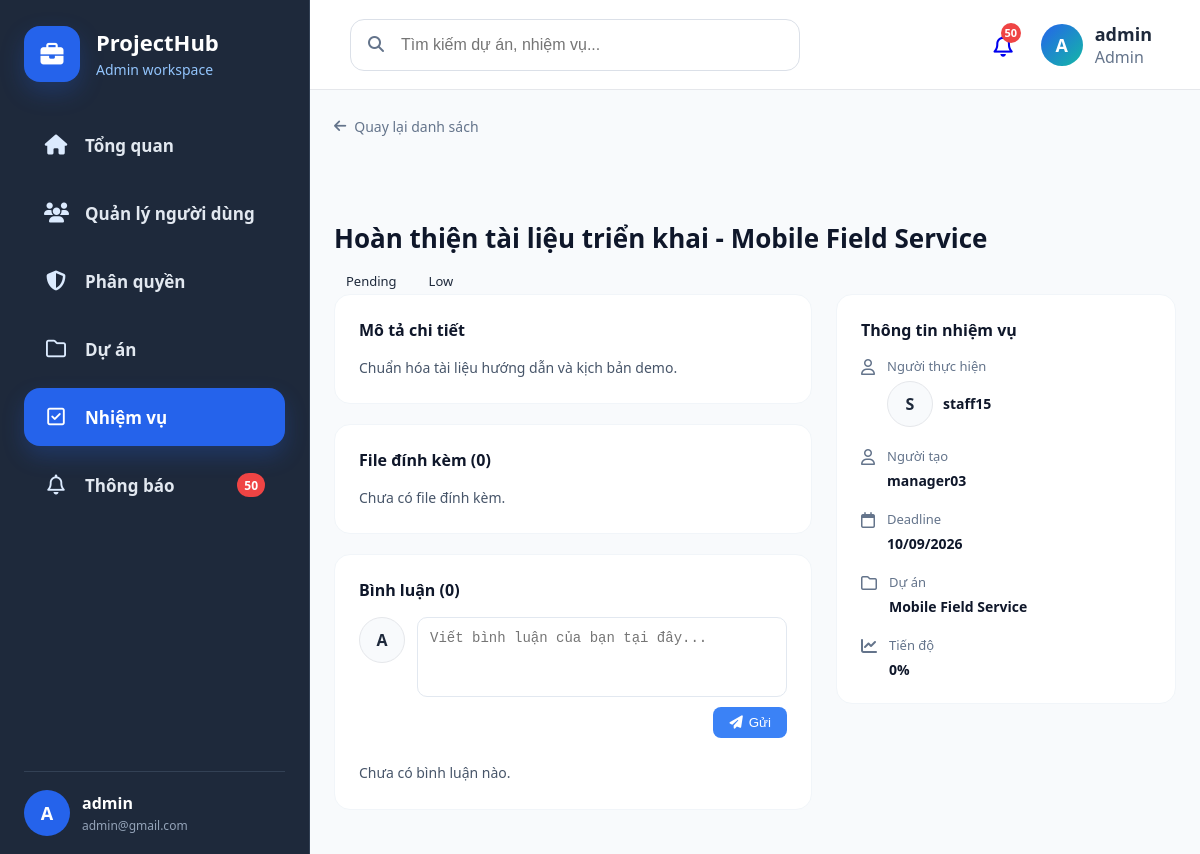
Page /index.php?page=task-detail&id=50 (signed in) on the committed database.
### tables this page shows
CREATE TABLE `tasks` (
  `task_id` int(11) NOT NULL,
  `project_id` int(11) NOT NULL,
  `title` varchar(255) NOT NULL,
  `description` text DEFAULT NULL,
  `status` enum('Pending','In Progress','Review','Completed','Pending Approval','Approved','Rejected') DEFAULT 'Pending',
  `priority` enum('Low','Medium','High','Critical') NOT NULL DEFAULT 'Medium',
  `assignee_id` int(11) DEFAULT NULL,
  `created_by` int(11) NOT NULL,
  `due_date` date DEFAULT NULL,
  `progress_percent` int(11) NOT NULL DEFAULT 0,
  `progress_comment` text DEFAULT NULL,
  `progress_file` varchar(500) DEFAULT NULL,
  `approval_status` enum('Not Required','Pending Approval','Approved','Rejected') NOT NULL DEFAULT 'Not Required',
  `approved_by` int(11) DEFAULT NULL,
  `approved_at` datetime DEFAULT NULL,
  `rejected_reason` varchar(500) DEFAULT NULL,
  `created_at` timestamp NOT NULL DEFAULT current_timestamp(),
  `updated_at` timestamp NOT NULL DEFAULT current_timestamp() ON UPDATE current_timestamp(),
  `is_deleted` tinyint(1) NOT NULL DEFAULT 0
);

CREATE TABLE `users` (
  `user_id` int(11) NOT NULL,
  `username` varchar(50) NOT NULL,
  `email` varchar(120) NOT NULL,
  `phone` varchar(20) DEFAULT NULL,
  `address` varchar(255) DEFAULT NULL,
  `password` varchar(255) NOT NULL,
  `role_id` int(11) NOT NULL,
  `status` varchar(20) NOT NULL DEFAULT 'active',
  `refresh_token` varchar(255) DEFAULT NULL,
  `token_expired_at` datetime DEFAULT NULL,
  `created_at` timestamp NOT NULL DEFAULT current_timestamp(),
  `updated_at` timestamp NOT NULL DEFAULT current_timestamp() ON UPDATE current_timestamp(),
  `is_deleted` tinyint(1) NOT NULL DEFAULT 0
);

CREATE TABLE `projects` (
  `project_id` int(11) NOT NULL,
  `project_code` varchar(30) NOT NULL,
  `name` varchar(255) NOT NULL,
  `description` text DEFAULT NULL,
  `start_date` date DEFAULT NULL,
  `end_date` date DEFAULT NULL,
  `created_by` int(11) NOT NULL,
  `created_at` timestamp NOT NULL DEFAULT current_timestamp(),
  `updated_at` timestamp NOT NULL DEFAULT current_timestamp() ON UPDATE current_timestamp(),
  `is_deleted` tinyint(1) NOT NULL DEFAULT 0,
  `status` varchar(50) DEFAULT 'Planning',
  `priority` varchar(50) DEFAULT 'Medium',
  `progress` int(11) NOT NULL DEFAULT 0,
  `manager_id` int(11) DEFAULT NULL
);

### models/task.php (called while the page is built, shortened)
<?php
require_once __DIR__ . '/../config/database.php';
class Task
{
    private PDO $conn;
    public function __construct()
    {
        $db = new Database();
        $this->conn = $db->connect();
        $this->ensureApprovalColumns();
    }
    private function ensureApprovalColumns(): void
    {
        try {
            $this->conn->exec("ALTER TABLE tasks MODIFY status ENUM('Pending','In Progress','Review','Completed','Pending Approval','Approved','Rejected') DEFAULT 'Pending'");
            $columns = [
                'approval_status' => "ALTER TABLE tasks ADD approval_status VARCHAR(30) NULL DEFAULT NULL AFTER status",
                'approved_by' => "ALTER TABLE tasks ADD approved_by INT NULL AFTER approval_status",
                'approved_at' => "ALTER TABLE tasks ADD approved_at DATETIME NULL AFTER approved_by",
                'rejected_reason' => "ALTER TABLE tasks ADD rejected_reason TEXT NULL AFTER approved_at",
                'progress_percent' => "ALTER TABLE tasks ADD progress_percent INT NOT NULL DEFAULT 0 AFTER rejected_reason",
                'progress_comment' => "ALTER TABLE tasks ADD progress_comment TEXT NULL AFTER progress_percent",
                'progress_file' => "ALTER TABLE tasks ADD progress_file VARCHAR(500) NULL AFTER progress_comment",
            ];
            foreach ($columns as $column => $sql) {
                $stmt = $this->conn->prepare("SHOW COLUMNS FROM tasks LIKE ?");
                $stmt->execute([$column]);
            }
        } catch (Throwable $e) {
        }
    }
    private function selectBase(): string
    {
        return "
            SELECT
                t.*,
                t.title AS task_name,
                t.due_date AS deadline,
                t.created_at AS assigned_date,
                p.name AS project_name,
                p.manager_id,
                COALESCE(manager.username, creator.username) AS manager_name,
                assignee.username AS assigned_name,
                COALESCE(t.progress_percent,
                    CASE
                        WHEN t.status IN ('Completed', 'Approved', 'Pending Approval') THEN 100
                        WHEN t.status = 'Review' THEN 80
                        WHEN t.status = 'In Progress' THEN 50
                        ELSE 0
                    END
                ) AS progress
            FROM tasks t
            LEFT JOIN projects p
                ON t.project_id = p.project_id
            LEFT JOIN users assignee
                ON t.assignee_id = assignee.user_id
            LEFT JOIN users creator
                ON t.created_by = creator.user_id
            LEFT JOIN users manager
                ON p.manager_id = manager.user_id
        ";
    }
    public function find(int $id): ?array
    {
        $sql = $this->selectBase() . "
            WHERE t.task_id = ?
              AND t.is_deleted = 0
            LIMIT 1
        ";
        $stmt = $this->conn->prepare($sql);
        $stmt->execute([$id]);
        $task = $stmt->fetch(PDO::FETCH_ASSOC);
        $task['comments'] = $this->getComments($id);
        $task['attachments'] = $this->getAttachments($id);
        return $task;
    }
    public function getComments(int $taskId): array
    {
        $sql = "
            SELECT
                c.*,
                u.username AS author,
                r.name AS role_name
            FROM comments c
            JOIN users u
                ON c.user_id = u.user_id
            LEFT JOIN roles r
                ON u.role_id = r.role_id
            WHERE c.task_id = ?
            ORDER BY c.created_at ASC
        ";
        $stmt = $this->conn->prepare($sql);
        $stmt->execute([$taskId]);
        return $stmt->fetchAll(PDO::FETCH_ASSOC);
    }
    public function getAttachments(int $taskId): array
    {
        $sql = "
            SELECT
                a.*,
                u.username AS uploader_name
            FROM attachments a
            LEFT JOIN users u
                ON a.uploaded_by = u.user_id
            WHERE a.task_id = ?
            ORDER BY a.uploaded_at DESC
        ";
        $stmt = $this->conn->prepare($sql);
        $stmt->execute([$taskId]);
        return $stmt->fetchAll(PDO::FETCH_ASSOC);
    }
}

### config/database.php (called while the page is built, shortened)
<?php
class Database
{
    private $host = "localhost";
    private $dbname = "project_management";
    private $username = "root";
    private $password = "";
    public function connect()
    {
        $this->conn = null;
        try {
            $this->conn = new PDO(
                "mysql:host={$this->host};dbname={$this->dbname};charset=utf8",
                $this->username,
                $this->password
            );
            $this->conn->setAttribute(
                PDO::ATTR_ERRMODE,
                PDO::ERRMODE_EXCEPTION
            );
            $this->conn->setAttribute(
                PDO::ATTR_EMULATE_PREPARES,
                true
            );
        } catch(PDOException $e) {
            die("Database Error: " . $e->getMessage());
        }
        return $this->conn;
    }
}

### controllers/taskController.php (called while the page is built, shortened)
<?php
require_once __DIR__ . '/../models/task.php';
class TaskController
{
    private Task $task;
    public function __construct()
    {
        $this->task = new Task();
    }
    public function detail($id): ?array
    {
        return $this->task->find((int)$id);
    }
}

### views/tasks/task-detail.php (the view, shortened to what this page needs)
<?php
require_once 'controllers/taskController.php';
$id = isset($_GET['id']) ? (int)$_GET['id'] : 0;
$taskController = new TaskController();
$task = $taskController->detail($id);
$comments = $task['comments'] ?? [];
$attachments = $task['attachments'] ?? [];
$status = $task['status'] ?? 'Pending';
$priority = $task['priority'] ?? 'Medium';
$progress = (int)($task['progress'] ?? 0);
?>
<div class="task-detail-wrapper" style="padding: 24px; margin-top: 90px;">
    <a href="index.php?page=tasks" class="back-to-list-btn">
        <i class="fa-solid fa-arrow-left"></i>
        Quay lại danh sách
    </a>
    <div class="detail-header-section">
        <div class="title-and-badges">
            <h1 class="main-detail-title">
                <?= htmlspecialchars($task['task_name']) ?>
            </h1>
            <div class="detail-badge-group">
                <span class="badge-status-lg <?= strtolower(str_replace(' ', '-', $status)) ?>">
                    <?= htmlspecialchars($status) ?>
                </span>
                <span class="badge-priority-lg <?= strtolower($priority) ?>">
                    <?= htmlspecialchars($priority) ?>
                </span>
            </div>
        </div>
    </div>
    <div class="detail-main-grid">
        <div class="detail-content-left">
            <div class="detail-card">
                <h2 class="card-section-title">Mô tả chi tiết</h2>
                <p class="task-description-content">
                    <?= nl2br(htmlspecialchars($task['description'] ?? 'Chưa có mô tả cụ thể.')) ?>
                </p>
            </div>
            <div class="detail-card">
                <h2 class="card-section-title">
                    File đính kèm (<?= count($attachments) ?>)
                </h2>
                <?php if (empty($attachments)): ?>
                    <p class="task-description-content">Chưa có file đính kèm.</p>
                <?php endif; ?>
            </div>
            <div class="detail-card">
                <h2 class="card-section-title">
                    Bình luận (<?= count($comments) ?>)
                </h2>
                <form
                    class="comment-write-block"
                    method="POST"
                    action="index.php?action=addTaskComment">
                    <div class="avatar">
                        <?= strtoupper(substr($_SESSION['username'] ?? 'U', 0, 1)) ?>
                    </div>
                    <div class="textarea-container">
                        <textarea
                            name="content"
                            placeholder="Viết bình luận của bạn tại đây..."
                            required></textarea>
                        <button class="btn-submit-comment" type="submit">
                            <i class="fa-solid fa-paper-plane"></i>
                            Gửi
                        </button>
                    </div>
                </form>
                <div class="comments-history-list">
                    <?php if (empty($comments)): ?>
                        <p class="task-description-content">Chưa có bình luận nào.</p>
                    <?php endif; ?>
                </div>
            </div>
        </div>
        <div class="detail-content-right">
            <div class="detail-card">
                <h2 class="card-section-title">Thông tin nhiệm vụ</h2>
                <div class="meta-info-row">
                    <i class="fa-regular fa-user meta-icon"></i>
                    <div class="meta-info-body">
                        <span class="meta-item-label">Người thực hiện</span>
                        <div class="meta-profile-item">
                            <div class="avatar">
                                <?= strtoupper(substr($task['assigned_name'] ?? 'U', 0, 1)) ?>
                            </div>
                            <div>
                                <div class="meta-profile-name">
                                    <?= htmlspecialchars($task['assigned_name'] ?? 'Unassigned') ?>
                                </div>
                            </div>
                        </div>
                    </div>
                </div>
                <div class="meta-info-row">
                    <i class="fa-regular fa-user meta-icon"></i>
                    <div class="meta-info-body">
                        <span class="meta-item-label">Người tạo</span>
                        <span class="meta-item-value text-dark-bold">
                            <?= htmlspecialchars($task['manager_name'] ?? 'System') ?>
                        </span>
                    </div>
                </div>
                <div class="meta-info-row">
                    <i class="fa-regular fa-calendar meta-icon"></i>
                    <div class="meta-info-body">
                        <span class="meta-item-label">Deadline</span>
                        <span class="meta-item-value text-dark-bold">
                            <?= !empty($task['due_date'])
                                ? date('d/m/Y', strtotime($task['due_date']))
                                : 'Chưa có' ?>
                        </span>
                    </div>
                </div>
                <div class="meta-info-row">
                    <i class="fa-regular fa-folder meta-icon"></i>
                    <div class="meta-info-body">
                        <span class="meta-item-label">Dự án</span>
                        <span class="meta-item-value text-dark-bold">
                            <?= htmlspecialchars($task['project_name'] ?? 'Không rõ') ?>
                        </span>
                    </div>
                </div>
                <div class="meta-info-row">
                    <i class="fa-solid fa-chart-line meta-icon"></i>
                    <div class="meta-info-body">
                        <span class="meta-item-label">Tiến độ</span>
                        <span class="meta-item-value text-dark-bold">
                            <?= $progress ?>%
                        </span>
                    </div>
                </div>
            </div>
        </div>
    </div>
</div>

### rows in the picture
tasks: title "Hoàn thiện tài liệu triển khai - Mobile Field Service", status "Pending", priority "Low", description "Chuẩn hóa tài liệu hướng dẫn và kịch bản demo.", assignee.username "S", assignee.username "staff15", due_date "10/09/2026", project.name "Mobile Field Service"

### other values in the picture
$adminNotificationCount "50"
$initial "A"
$username "admin"
$email "admin@gmail.com"
$topbarNotificationCount "50"
$avatarInitial "A"
$roleName "Admin"
count($attachments) "0"
count($comments) "0"
substr($_SESSION['username'] ?? 'U', 0, 1) "A"
$task['manager_name'] "manager03"
$progress "0"
